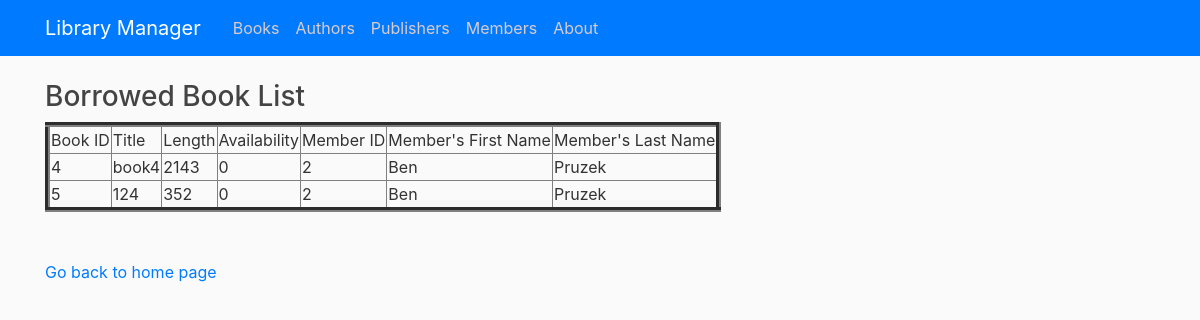
The app's page /checkedoutlist, older data.
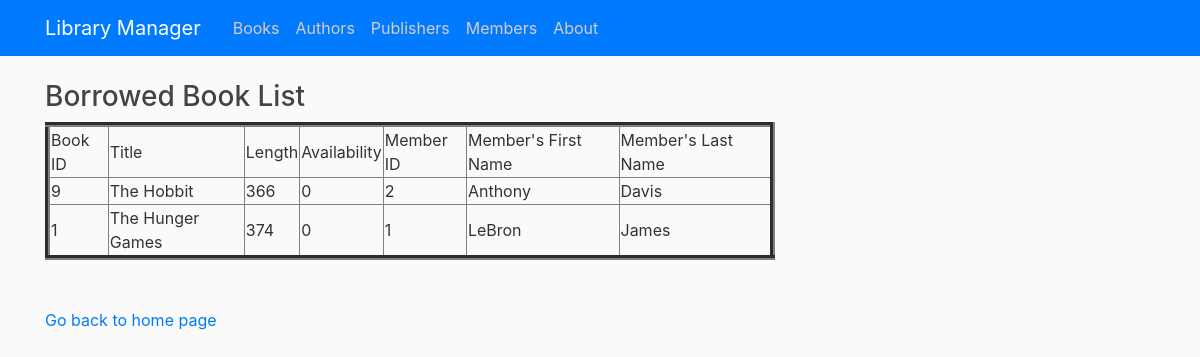
The same page, newer data.
### tables this page shows
CREATE TABLE Book (bookId INTEGER PRIMARY KEY AUTOINCREMENT, title TEXT NOT NULL, length INTEGER NOT NULL, availability BOOLEAN NOT NULL CHECK(availability IN (0, 1)));

CREATE TABLE Member (memberId INTEGER PRIMARY KEY AUTOINCREMENT, firstName TEXT NOT NULL, lastName TEXT NOT NULL,     birthday DATE NOT NULL, phoneNumber VARCHAR(15) NOT NULL);

### library/routes.py (the view)
@app.route("/checkedoutlist")
def borrowedBooks():
    con = sqlite3.connect("book.db")
    con.row_factory = sqlite3.Row
    cur = con.cursor()
    cur.execute("SELECT Book.bookId, Book.title, Book.length, Book.availability, \
        Member.memberId, Member.firstName, Member.lastName, date(BorrowedBy.issueDate, '+6 months') AS dueDate \
        FROM Book JOIN BorrowedBy JOIN Member \
        ON Book.bookId = BorrowedBy.bookId \
        AND BorrowedBy.memberId = Member.memberId")
    rows = cur.fetchall()
    return render_template("borrowed_books.html", rows = rows)

### library/templates/borrowed_books.html (shortened to what this page needs)
{% extends "layout.html" %}
{% block content %}
<!DOCTYPE html>
<html>
<head>
</head>
<body>
    <h3>Borrowed Book List</h3>
    <table border=5>
        <thead>
            <td>Book ID</td>
            <td>Title</td>
            <td>Length</td>
            <td>Availability</td>
            <td>Member ID</td>
            <td>Member's First Name</td>
            <td>Member's Last Name</td>
        </thead>
        {% for row in rows %}
        <tr>
            <td>{{row["bookId"]}}</td>
            <td>{{row["title"]}}</td>
            <td>{{row["length"]}}</td>
            <td>{{row["availability"]}}</td>
            <td>{{row["memberId"]}}</td>
            <td>{{row["firstName"]}}</td>
            <td>{{row["lastName"]}}</td>
        </tr>
        {% endfor %}
    </table>
    <br><br>
    <a href="/">Go back to home page</a>
</body>
</html>
{% endblock content %}

Row changes from the older to the newer data that the page shows:
no longer on this page (row edited): Book: bookId "4", title "book4", length "2143", availability "0", memberId "2", firstName "Ben", lastName "Pruzek"
no longer on this page (row edited): Book: bookId "5", title "124", length "352", availability "0", memberId "2", firstName "Ben", lastName "Pruzek"
now on this page (row edited): Book: bookId "9", title "The Hobbit", length "366", availability "0", memberId "2", firstName "Anthony", lastName "Davis"
added Book: bookId "1", title "The Hunger Games", length "374", availability "0", memberId "1", firstName "LeBron", lastName "James"
